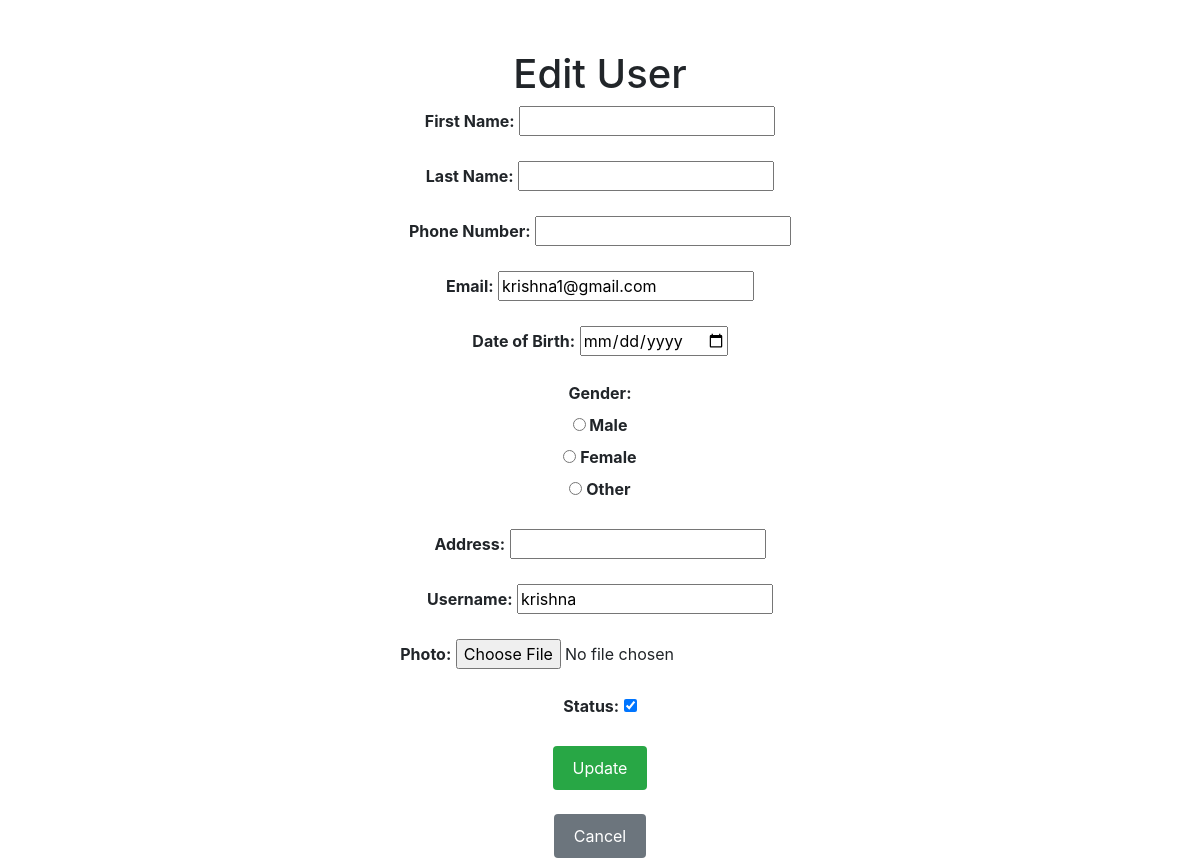
/user/edit-user/1/ (signed in), run on the app's committed database.
### user/models.py (models this page shows)
class BaseUser(AbstractBaseUser, PermissionsMixin):
    GENDER_CHOICES = [
        ('Male', 'Male'),
        ('Female', 'Female'),
        ('Other', 'Other')
    ]
    firstname = models.CharField(max_length=50)
    lastname = models.CharField(max_length=50)
    phonenumber = models.CharField(max_length=10)
    dob = models.DateField(null=True, blank=True)
    gender = models.CharField(max_length=20, choices=GENDER_CHOICES)
    address = models.CharField(max_length=100)
    email = models.EmailField(unique=True)
    username = models.CharField(max_length=30, unique=True)
    is_active = models.BooleanField(default=True)
    is_staff = models.BooleanField(default=False)
    photo = models.ImageField(upload_to='media/user_images/', blank=True, null=True)
    USERNAME_FIELD = 'username'
    REQUIRED_FIELDS = ['email']
    objects = BaseUserManager()
    def __str__(self):
        return f"{self.firstname} {self.lastname}"

### user/views.py (the view)
# urls.py: path('edit-user/<int:pk>/',EditUserView.as_view(),name='edit_user'),
class EditUserView(LoginRequiredMixin, UpdateView):
    model = BaseUser
    form_class = UserForm
    template_name = 'edit_user.html'
    def get(self, request, *args, **kwargs):
        self.object = self.get_object()
        print(self.object)
        return super().get(request, *args, **kwargs)

### user/forms.py (shortened to what this page needs)
class UserForm(forms.ModelForm):
    def __init__(self, *args, **kwargs):
        super(UserForm, self).__init__(*args, **kwargs)
    GENDER_CHOICES = (
        ('Male', 'Male'),
        ('Female', 'Female'),
        ('Other', 'Other'),
    )
    gender = forms.ChoiceField(widget=RadioSelect, choices=GENDER_CHOICES)
    class Meta:
        model = BaseUser
        fields = '__all__'
        widgets= {
            'dob' : DateInput(attrs={'type': 'date'}),
            'gender' : RadioSelect,
        }

### user/templates/edit_user.html (shortened to what this page needs)
<!DOCTYPE html>
<html>
<head>
    <link rel="stylesheet" href="https://stackpath.bootstrapcdn.com/bootstrap/4.3.1/css/bootstrap.min.css">
</head>
<body>
    <div class="container text-center">
        <h1>Edit User</h1>
        <form method="post" enctype="multipart/form-data" action="{% url 'edit_user' user.id %}">
            <div class="form-group">
                <label for="{{ form.firstname.id_for_label }}">First Name:</label>
                {{ form.firstname }}
            </div>
            <div class="form-group">
                <label for="{{ form.lastname.id_for_label }}">Last Name:</label>
                {{ form.lastname }}
            </div>
            <div class="form-group">
                <label for="{{ form.phonenumber.id_for_label }}">Phone Number:</label>
                {{ form.phonenumber }}
            </div>
            <div class="form-group">
                <label for="{{ form.email.id_for_label }}">Email:</label>
                {{ form.email }}
            </div>
            <div class="form-group">
                <label for="{{ form.dob.id_for_label }}">Date of Birth:</label>
                {{ form.dob }}
            </div>
            <div class="form-group">
                <label for="{{ form.gender.id_for_label }}">Gender:</label>
                {{ form.gender }}
            </div>
            <div class="form-group">
                <label for="{{ form.address.id_for_label }}">Address:</label>
                {{ form.address }}
            </div>
            <div class="form-group">
                <label for="{{ form.username.id_for_label }}">Username:</label>
                {{ form.username }}
            </div>
            <div class="form-group">
                <label for="{{ form.photo.id_for_label }}">Photo:</label>
                {{ form.photo }}
            </div>
            <div class="form-group">
                <label for="{{ form.is_active.id_for_label }}">Status:</label>
                {{ form.is_active }}
            </div>
            <button type="submit" class="btn btn-submit">Update</button>
        </form>
        <br>
        <a href="{% url 'user_list' %}" class="btn btn-cancel">Cancel</a>
    </div>
</body>
</html>

### user/templates/edit_user.html (style rules this page uses)
.container { margin-top: 50px; max-width: 600px; }
.form-group { margin-bottom: 20px; }
.form-group label { font-weight: bold; }
.btn-submit { background-color: #28a745; color: white; border: none; padding: 10px 20px; }
.btn-cancel { background-color: #6c757d; color: white; border: none; padding: 10px 20px; }

### data on the page
BaseUser: email "krishna1@gmail.com", gender "☐ Male ☐ Female ☐ Other", username "krishna", is_active "☑"
